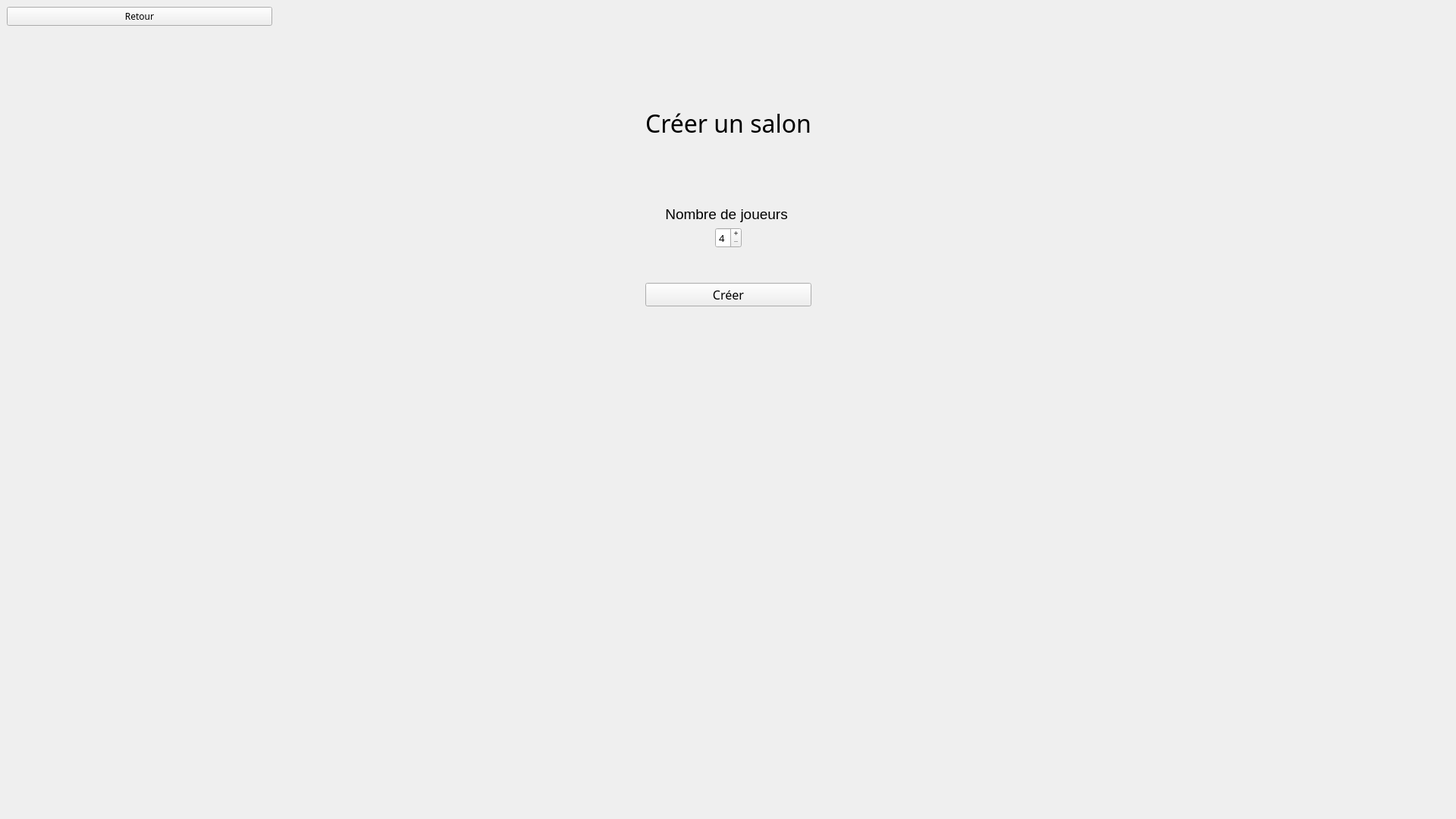
<?xml version="1.0" encoding="UTF-8"?>
<ui version="4.0">
 <class>Creation_partie</class>
 <widget class="QWidget" name="Creation_partie">
  <property name="geometry">
   <rect>
    <x>0</x>
    <y>0</y>
    <width>1920</width>
    <height>1080</height>
   </rect>
  </property>
  <property name="contextMenuPolicy">
   <enum>Qt::NoContextMenu</enum>
  </property>
  <property name="windowTitle">
   <string>Form</string>
  </property>
  <property name="styleSheet">
   <string notr="true"/>
  </property>
  <layout class="QGridLayout" name="gridLayout">
   <property name="leftMargin">
    <number>0</number>
   </property>
   <property name="topMargin">
    <number>0</number>
   </property>
   <property name="rightMargin">
    <number>0</number>
   </property>
   <property name="bottomMargin">
    <number>0</number>
   </property>
   <item row="0" column="0">
    <widget class="QWidget" name="creation_salon_widget" native="true">
     <layout class="QGridLayout" name="gridLayout_2">
      <item row="9" column="1">
       <spacer name="verticalSpacer_2">
        <property name="orientation">
         <enum>Qt::Vertical</enum>
        </property>
        <property name="sizeHint" stdset="0">
         <size>
          <width>20</width>
          <height>309</height>
         </size>
        </property>
       </spacer>
      </item>
      <item row="4" column="2">
       <spacer name="horizontalSpacer_2">
        <property name="font">
         <font>
          <family>Merriweather</family>
         </font>
        </property>
        <property name="orientation">
         <enum>Qt::Horizontal</enum>
        </property>
        <property name="sizeHint" stdset="0">
         <size>
          <width>618</width>
          <height>20</height>
         </size>
        </property>
       </spacer>
      </item>
      <item row="3" column="1">
       <spacer name="verticalSpacer_3">
        <property name="orientation">
         <enum>Qt::Vertical</enum>
        </property>
        <property name="sizeType">
         <enum>QSizePolicy::Preferred</enum>
        </property>
        <property name="sizeHint" stdset="0">
         <size>
          <width>20</width>
          <height>60</height>
         </size>
        </property>
       </spacer>
      </item>
      <item row="4" column="0">
       <spacer name="horizontalSpacer">
        <property name="font">
         <font>
          <family>Merriweather</family>
         </font>
        </property>
        <property name="orientation">
         <enum>Qt::Horizontal</enum>
        </property>
        <property name="sizeHint" stdset="0">
         <size>
          <width>618</width>
          <height>20</height>
         </size>
        </property>
       </spacer>
      </item>
      <item row="0" column="0">
       <widget class="QPushButton" name="button_retour">
        <property name="minimumSize">
         <size>
          <width>350</width>
          <height>0</height>
         </size>
        </property>
        <property name="maximumSize">
         <size>
          <width>350</width>
          <height>70</height>
         </size>
        </property>
        <property name="font">
         <font>
          <family>Merriweather</family>
         </font>
        </property>
        <property name="cursor">
         <cursorShape>PointingHandCursor</cursorShape>
        </property>
        <property name="text">
         <string>Retour</string>
        </property>
        <property name="autoRepeatDelay">
         <number>311</number>
        </property>
       </widget>
      </item>
      <item row="2" column="1">
       <widget class="QLabel" name="label">
        <property name="font">
         <font>
          <family>Merriweather Black</family>
          <pointsize>24</pointsize>
         </font>
        </property>
        <property name="text">
         <string>Créer un salon</string>
        </property>
        <property name="alignment">
         <set>Qt::AlignCenter</set>
        </property>
       </widget>
      </item>
      <item row="1" column="1">
       <spacer name="verticalSpacer">
        <property name="orientation">
         <enum>Qt::Vertical</enum>
        </property>
        <property name="sizeType">
         <enum>QSizePolicy::Preferred</enum>
        </property>
        <property name="sizeHint" stdset="0">
         <size>
          <width>20</width>
          <height>100</height>
         </size>
        </property>
       </spacer>
      </item>
      <item row="6" column="1" alignment="Qt::AlignHCenter">
       <widget class="QSpinBox" name="nbrJoueurs">
        <property name="sizePolicy">
         <sizepolicy hsizetype="Fixed" vsizetype="Preferred">
          <horstretch>0</horstretch>
          <verstretch>0</verstretch>
         </sizepolicy>
        </property>
        <property name="font">
         <font>
          <family>Merriweather</family>
          <pointsize>10</pointsize>
         </font>
        </property>
        <property name="buttonSymbols">
         <enum>QAbstractSpinBox::PlusMinus</enum>
        </property>
        <property name="keyboardTracking">
         <bool>true</bool>
        </property>
        <property name="minimum">
         <number>4</number>
        </property>
        <property name="maximum">
         <number>8</number>
        </property>
        <property name="stepType">
         <enum>QAbstractSpinBox::DefaultStepType</enum>
        </property>
       </widget>
      </item>
      <item row="8" column="1">
       <widget class="QPushButton" name="button_create">
        <property name="maximumSize">
         <size>
          <width>1111111</width>
          <height>16777215</height>
         </size>
        </property>
        <property name="font">
         <font>
          <family>Merriweather</family>
          <pointsize>12</pointsize>
         </font>
        </property>
        <property name="cursor">
         <cursorShape>PointingHandCursor</cursorShape>
        </property>
        <property name="text">
         <string>Créer</string>
        </property>
       </widget>
      </item>
      <item row="5" column="1" colspan="2">
       <widget class="QLabel" name="label_2">
        <property name="font">
         <font>
          <pointsize>14</pointsize>
         </font>
        </property>
        <property name="text">
         <string>     Nombre de joueurs</string>
        </property>
       </widget>
      </item>
      <item row="7" column="1">
       <spacer name="verticalSpacer_4">
        <property name="orientation">
         <enum>Qt::Vertical</enum>
        </property>
        <property name="sizeType">
         <enum>QSizePolicy::Preferred</enum>
        </property>
        <property name="sizeHint" stdset="0">
         <size>
          <width>20</width>
          <height>40</height>
         </size>
        </property>
       </spacer>
      </item>
     </layout>
    </widget>
   </item>
  </layout>
 </widget>
 <resources/>
 <connections/>
</ui>
